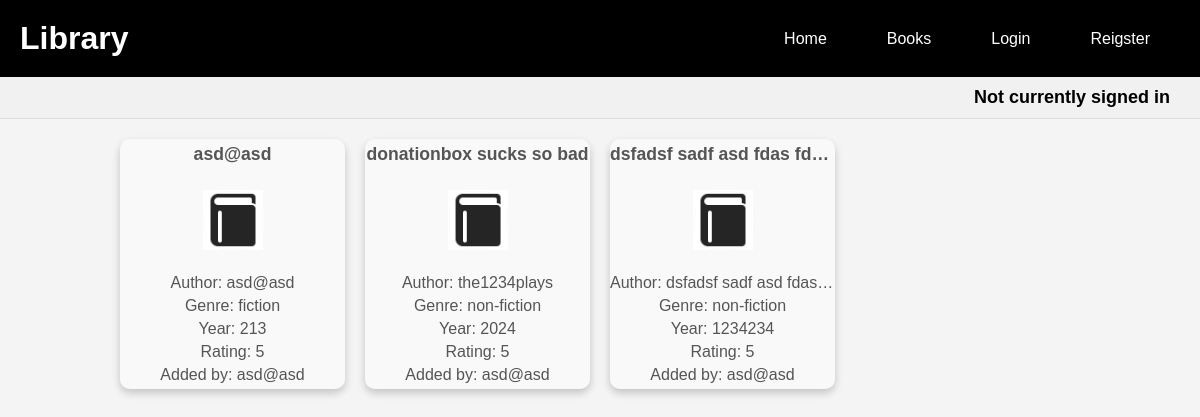
The page / on the database its author committed.
### models.py (models this page shows)
class Book(db.Model):
    id = db.Column(db.Integer, primary_key = True)  # id will autoincrement
    title = db.Column(db.String(100), nullable = False)
    author = db.Column(db.String(100), nullable = False)
    genre = db.Column(db.String(100), nullable = False)
    year = db.Column(db.Integer, nullable = False)
    description = db.Column(db.String(1000), default = None)
    content = db.Column(db.String(150000), default = None)
    avaliable = db.Column(db.Boolean, default = True)
    rating = db.Column(db.Integer, default = 5) # 5 = max score
    user_id = db.Column(db.Integer, db.ForeignKey('user.id'), nullable=False)  # Assuming your User model has an 'id'

class User(db.Model, UserMixin):
    id = db.Column(db.Integer, primary_key = True)
    email = db.Column(db.String(100), unique=True)
    name = db.Column(db.String())
    password = db.Column(db.String(100))
    books = db.relationship('Book', backref='user', lazy=True)

### routes.py (the view)
@routes.route('/')
def home():
    books = Book.query.all()
    return render_template('home.html', books= books) # can also pass show_nav_bar = True, as an arg and it will work

### templates/home.html (shortened to what this page needs)
{%extends 'base.html'%}
{% set show_nav_bar = True %}
{%block style%} <link rel="stylesheet" href="{{url_for('static', filename='home.css')}}"> {%endblock%}
{%block content%}
<div class="book-grid">
    {% for book in books %}
    <a href="/check_out?book_id={{ book.id }}" class="book-card">
        <div class="book-card">
            <div class="book-details">
                <h3>{{ book.title }}</h3>
            </div>
            <img src="/static/images/book_icon.png" alt="Book Image" class="book-image">
            <div class="book-details">
                <p>Author: {{ book.author }}</p>
                <p>Genre: {{ book.genre }}</p>
                <p>Year: {{ book.year }}</p>
                <p>Rating: {{book.rating}}</p>
                <p>Added by: {{ book.user.email }}</p>
            </div>
        </div>
    </a>
    {% endfor %}
</div>
{%endblock%}

### templates/base.html (shortened to what this page needs)
<!DOCTYPE html>
<html lang="en">
<head>
    <link rel="stylesheet" href="{{ url_for('static', filename='base_style.css') }}">
    {% block style %}{% endblock %}
</head>
<body>
    <header class = 'nav-bar' id = 'nav-bar'>
        <h1>Library</h1>
        {%block nav_bar%}
        {% if show_nav_bar %}
        <nav>
            <ul>
                <li><a href="{{ url_for('routes.home') }}">Home</a></li>
                <li><a href="{{ url_for('routes.books') }}">Books</a></li>
                {% if current_user.is_authenticated%}
                    <li><a href="{{ url_for('routes.add_books') }}">Add book</a></li>
                    <li> <a href="{{url_for('auth.logout')}}">Logout</a></li>
                {%else%}
                    <li><a href="{{ url_for('auth.login') }}">Login</a></li>
                    <li><a href="{{ url_for('auth.register')}}">Reigster</a></li>
                {%endif%}
            </ul>
        </nav>
        {%endif%}
        </header>
        <header class="user-status">
            {% if current_user.is_authenticated %}
                <p>Welcome, {{ current_user.name }}!</p>
            {% else %}
                <p>Not currently signed in</p>
            {% endif %}
        </header>
        {%endblock%}
    {%block content%}
    {%endblock%}
</body>
</html>

### static/base_style.css (style rules this page uses)
* { margin: 0; padding: 0; box-sizing: border-box; }
body { font-family: Arial, sans-serif; background-color: #f4f4f4; }
.nav-bar { display: flex; justify-content: space-between; align-items: center; background-color: black; color: white; padding: 20px; top: 0; position: sticky; }
.nav-bar nav ul { list-style-type: none; padding: 0; display: flex; }
.nav-bar nav ul li { margin: 0 15px; }
.nav-bar nav ul li a { color: white; text-decoration: none; padding: 10px 15px; border-radius: 5px; transition: background-color 0.3s; }
.user-status { display: flex; justify-content: right; background-color: #f1f1f1e1; padding: 10px; font-size: 18px; color: #000; border-bottom: 1px solid #ddd; }
.user-status p { display: flex; margin: 0; padding-right: 20px; font-weight: bold; }

### static/home.css (style rules this page uses)
.book-grid { display: grid; grid-template-columns: repeat(auto-fill, minmax(200px, 1fr)); gap: 20px; padding: 20px; max-width: 1000px; margin: 0 auto; }
.book-card { display: flex; flex-direction: column; justify-content: space-between; position: relative; text-decoration: none; color: inherit; text-align: center; max-width: 250px; height: 250px; background-color: #f9f9f9; border-radius: 10px; box-shadow: 0 4px 8px rgba(0, 0, 0, 0.1); transition: transform 0.2s; cursor: pointer; }
.book-image { width: 60px; height: auto; margin: 10px auto; }
.book-details h3 { font-size: 1.1em; white-space: nowrap; overflow: hidden; text-overflow: ellipsis; margin: 5px 0; color: #555; }
.book-details h3 { font-size: 1.1em; }
.book-details h3, .book-details p { margin: 5px 0; color: #555; white-space: nowrap; overflow: hidden; text-overflow: ellipsis; }

### rows shown on the page
Book: title "asd@asd", author "asd@asd", genre "fiction", year "213", rating "5", user.email "asd@asd"
Book: title "donationbox sucks so bad", author "the1234plays", genre "non-fiction", year "2024", rating "5", user.email "asd@asd"
Book: title "dsfadsf sadf asd fdas fd…", author "dsfadsf sadf asd fdas…", genre "non-fiction", year "1234234", rating "5", user.email "asd@asd"
